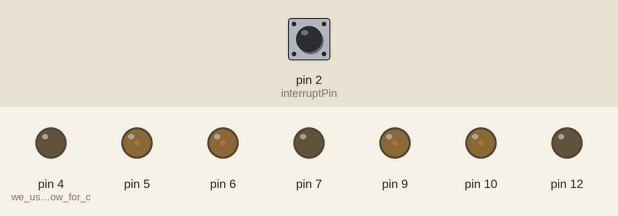
Recording of a sketch running on a simulated Arduino Uno, built with avr-gcc and run on an emulated ATmega328P. Parts: output pins drawn as LEDs (lit = HIGH). The test bench sets the inputs (shaded band); at power-on: pin 2 (interruptPin) HIGH.

Above: at 1.2 s.
1.3 s: pin 2 (interruptPin) pulled LOW for 0.15 s
At 2.99 s:
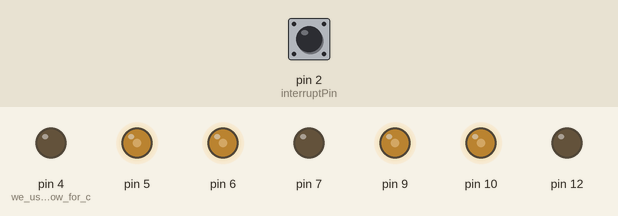
4.4 s: pin 2 (interruptPin) pulled LOW for 1 s
At 4.82 s:
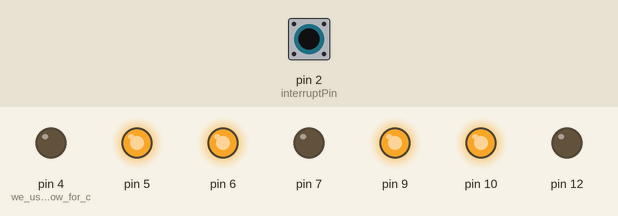
Timing chart, 0 to 13.6 s (numbered marks = the images above; inputs shaded):
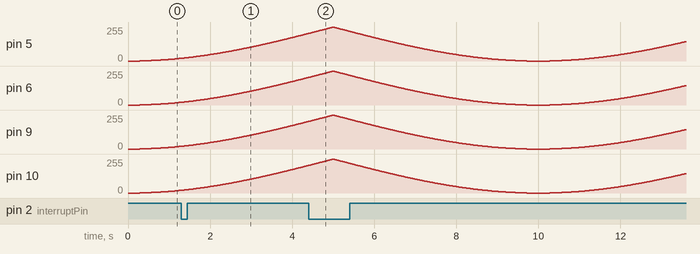

The sketch:

led_matrix_interrupt.ino
```cpp
// COmpare the top layer to bottom layer of the led matrix
// top one one is affected by interrupt, it shoould turn on/off when you press button
// interrupting the fade in/out effect
// the bottom layer just stays fading in / out
unsigned long globalStartTime;
unsigned long startTime;
const byte interruptPin = 2;  // input pin that the interruption will be attached to
volatile byte state = LOW;  // variable that will be updated in the ISR
int selectedLayer = 0; // 0 or 1

void setup() {
  // interrupt part
  pinMode(interruptPin, INPUT_PULLUP);
  attachInterrupt(digitalPinToInterrupt(interruptPin), ISR, LOW);

  pinMode(11, OUTPUT);
  pinMode(12, OUTPUT);
  pinMode(4, OUTPUT);  //we use High and Low for common cathod
  pinMode(5, OUTPUT);
  pinMode(6, OUTPUT);
  pinMode(7, OUTPUT);

  digitalWrite(11, LOW);
  digitalWrite(12, LOW);

  globalStartTime = millis();
  startTime = millis();
}

int maximumValue = 255;
unsigned long totalTime = 5 * 1000;
float ledState = 0;
bool isIncreasing = true;

void loop() {
  unsigned long currentTime = millis();
  unsigned long elapsedTime = currentTime - globalStartTime;  // unused
  unsigned long animationProgressTime = currentTime - startTime;

  float progressRatio = (float)animationProgressTime / totalTime;

  // ping pong effect
  if (progressRatio == 1.) {
    startTime = currentTime;
    isIncreasing = !isIncreasing; // switch to other state (decrease/increase)
  }

  if (isIncreasing) {
    // increase - fade in
    ledState = ((floor((easeInSine(progressRatio)) * maximumValue)));
  } else {
    // decrease - fade out
    ledState = (floor((1. - (easeOutSine(progressRatio))) * maximumValue));
  }

  // Serial.println(progressRatio);

  // reset elapsed time
  if (animationProgressTime > totalTime) {
    startTime = currentTime;
  }


  analogWrite(5, ledState);
  analogWrite(6, ledState);
  analogWrite(9, ledState);
  analogWrite(10, ledState);

  if (state) {
    enableLayer(0);
  } else {
    disableLayer(0);
  }


}

void ISR() {
  state = !state;
}

// OUTPUT: when LOW, it is grounded, when HIGH it is powered
void enableLayer(int layer) {
  // Serial.print("enable");
  if (layer == 0) {
    pinMode(11, OUTPUT);
  }
  else if (layer == 1) {
    pinMode(12, OUTPUT);
  }
}

void disableLayer(int layer) {
  // Serial.print("disable");
  if (layer == 0) {
    pinMode(11, INPUT);
  }
  else if (layer == 1) {
    pinMode(12, INPUT);
  }
}

float easeInSine(float x) {
  return 1.0 - cos((x * PI) / 2.0);
}

float easeOutSine(float x) {
  return sin((x * PI) / 2.0);
}
```
